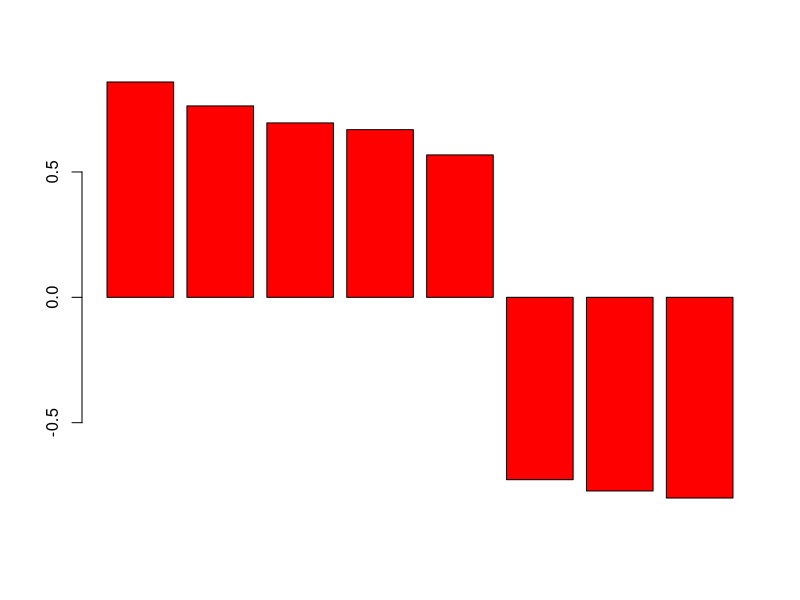
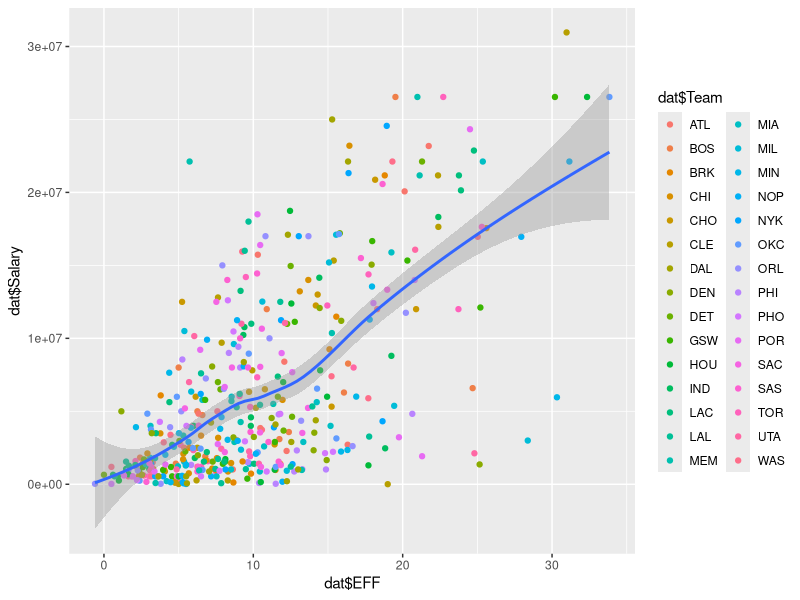
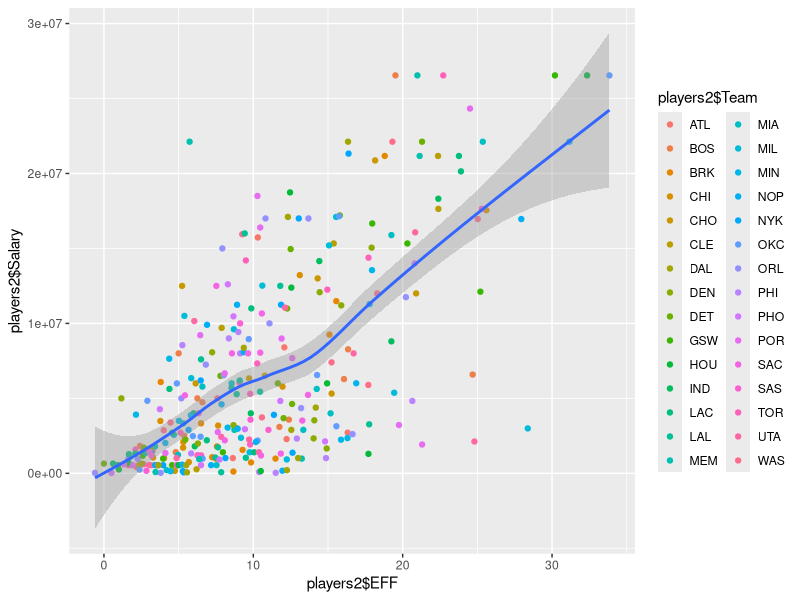

Generate these figures, in order, with R:
## ---- chunk 1
library(readr)
library(ggplot2)
library(dplyr)
## ---- chunk 2
dat <- read.csv('nba2017-player-statistics.csv', stringsAsFactors = FALSE)
str(dat)

dat$Player <- as.character(dat$Player)
dat$Team <- as.character(dat$Team)
dat$Experience <- as.character(dat$Experience)
dat$Position <- as.factor(dat$Position)
dat$Salary <- as.double(dat$Salary)

dat$Rank <- as.integer(dat$Rank)
dat$Age <- as.integer(dat$Age)
dat$GP <- as.integer(dat$GP)
dat$GS <- as.integer(dat$GS)
dat$MIN <- as.integer(dat$MIN)
dat$FGM <- as.integer(dat$FGM)
dat$Points3 <- as.integer(dat$Points3)
dat$Points3_atts <- as.integer(dat$Points3_atts)
dat$Points2 <- as.integer(dat$Points2)
dat$Points2_atts <- as.integer(dat$Points2_atts)
dat$PointsFTM <- as.integer(dat$FTM)
dat$FTA <- as.integer(dat$FTA)
dat$OREB <- as.integer(dat$OREB)
dat$DREB <- as.integer(dat$DREB)
dat$AST <- as.integer(dat$AST)
dat$STL <- as.integer(dat$STL)
dat$BLK <- as.integer(dat$BLK)
dat$TO <- as.integer(dat$TO)

## ---- chunk 3
dat2 <- read_csv('nba2017-player-statistics.csv')
str(dat2)

dat2$Player <- as.character(dat2$Player)
dat2$Team <- as.character(dat2$Team)
dat2$Experience <- as.character(dat2$Experience)
dat2$Position <- as.factor(dat2$Position)
dat2$Salary <- as.double(dat2$Salary)

dat2$Rank <- as.integer(dat2$Rank)
dat2$Age <- as.integer(dat2$Age)
dat2$GP <- as.integer(dat2$GP)
dat2$GS <- as.integer(dat2$GS)
dat2$MIN <- as.integer(dat2$MIN)
dat2$FGM <- as.integer(dat2$FGM)
dat2$Points3 <- as.integer(dat2$Points3)
dat2$Points3_atts <- as.integer(dat2$Points3_atts)
dat2$Points2 <- as.integer(dat2$Points2)
dat2$Points2_atts <- as.integer(dat2$Points2_atts)
dat2$PointsFTM <- as.integer(dat2$FTM)
dat2$FTA <- as.integer(dat2$FTA)
dat2$OREB <- as.integer(dat2$OREB)
dat2$DREB <- as.integer(dat2$DREB)
dat2$AST <- as.integer(dat2$AST)
dat2$STL <- as.integer(dat2$STL)
dat2$BLK <- as.integer(dat2$BLK)
dat2$TO <- as.integer(dat2$TO)
## ---- chunk 4
#subset(dat, Experience == 'R') <- 
## ---- chunk 5
#additional variables needed to compute EFF
dat$missed_FG <- dat$FGA - dat$FGM
dat$missed_FT <- dat$FTA - dat$FTM
dat$PTS <- 2*dat$Points2 + 3*dat$Points3 + dat$FTM
dat$REB <- dat$DREB + dat$OREB
dat$MPG <- dat$MIN / dat$GP

#EFF
dat$EFF <- (dat$PTS + dat$REB + dat$AST + dat$STL + dat$BLK - dat$missed_FG - dat$missed_FT - dat$TO) / dat$GP
summary(dat$EFF)

top_EEF <- data.frame("Player" = dat$Player, "Team" = dat$Team, "Salary" = dat$Salary, "EFF" = dat$EFF)
top_EEF <- top_EEF[order(top_EEF$EFF, decreasing = TRUE), ]
head(top_EEF, 10)

subset(dat, dat$EFF < 0)

pts_cor <- cor(dat$EFF, dat$PTS)
reb_cor <- cor(dat$EFF, dat$REB)
ast_cor <- cor(dat$EFF, dat$AST)
stl_cor <- cor(dat$EFF, dat$STL)
blk_cor <- cor(dat$EFF, dat$BLK)
missed_fg_cor <- -1 * cor(dat$EFF, dat$missed_FG)
missed_ft_cor <- -1 * cor(dat$EFF, dat$missed_FT)
to_cor <- -1 * cor(dat$EFF, dat$TO)

EFF_cor <- c(pts_cor, reb_cor, ast_cor, stl_cor, blk_cor, missed_fg_cor, missed_ft_cor, to_cor)
EFF_cor <- sort(EFF_cor, decreasing = TRUE)
EFF_cor
barplot(EFF_cor, col = "red")

## ---- chunk 6
ggplot(dat, aes(x = dat$EFF, y = dat$Salary))+
  geom_point(aes(color = dat$Team))+
  geom_smooth(method = loess)

players2 <- subset(dat, dat$Experience > 19)
head(players2)

ggplot(players2, aes(x = players2$EFF, y = players2$Salary))+
  geom_point(aes(color = players2$Team))+
  geom_smooth(method = loess)

EFF_sal_cor <- cor(players2$EFF,players2$Salary)
